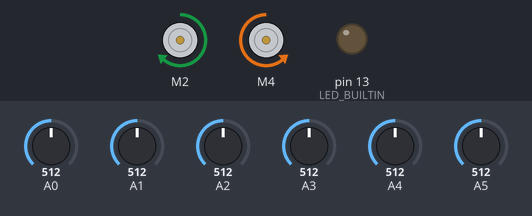
A sketch run on a simulated Arduino Uno, built with avr-gcc and run on an emulated ATmega328P. Shown: 2 × DC motor (green arrow = forward, orange = backward, longer = faster), output pins drawn as LEDs (lit = HIGH). The inputs (shaded band) are chosen by the test bench; at power-on: A3 = 512, A0 = 512, A1 = 512, A2 = 512, A4 = 512, A5 = 512.

Above: at 11.2 s.
11.3 s: A3 set to 490
At 12.3 s:
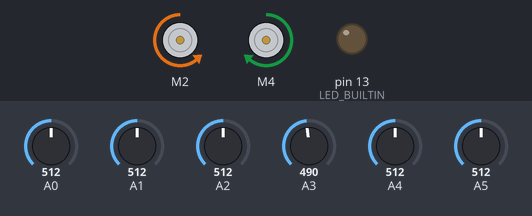
12.8 s: A0 set to 527
At 13.7 s:
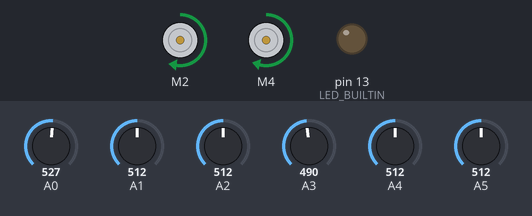
14.3 s: A1 set to 390
At 14.7 s:
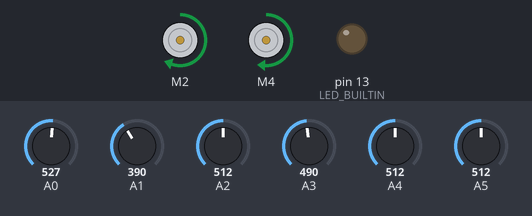
15.8 s: A2 set to 490
17.3 s: A4 set to 390
At 18.3 s:
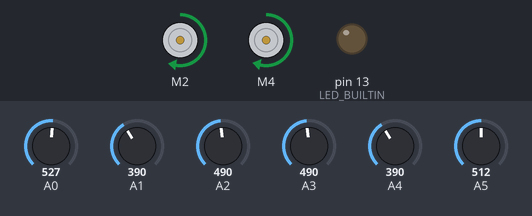
18.8 s: A5 set to 390
At 19.3 s:
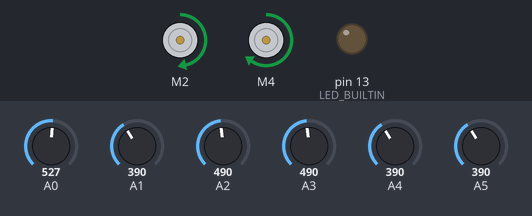
Timing chart, 0 to 21.3 s (numbered marks = the images above; inputs shaded):
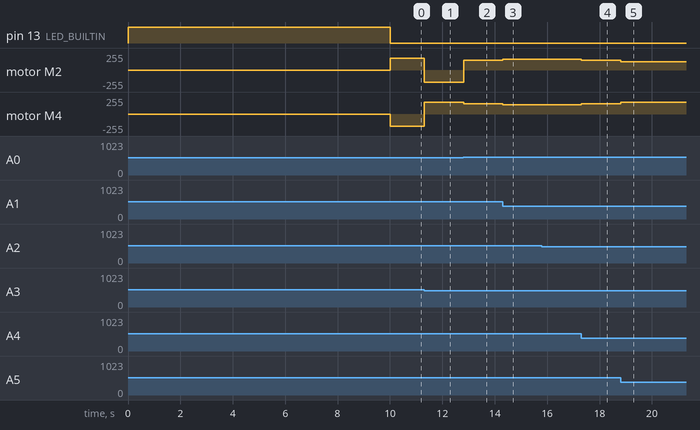

The sketch:

optimizedOOP.ino
```cpp
#include <L298NX2.h>
#include <QTRSensors.h>


class PIDController
{
private:
    float kp;
    float ki;
    float kd;

    int integral = 0;
    int previousError = 0;

public:

    PIDController(float p, float i, float d)
    {
        kp = p;
        ki = i;
        kd = d;
    }


    int update(int error)
    {
        int P = error;

        integral += error;
        integral = constrain(integral, -1000, 1000);

        int D = error - previousError;

        previousError = error;

        return (kp * P) +
               (ki * integral) +
               (kd * D);
    }


    int getLastError()
    {
        return previousError;
    }
};


class LineSensor
{
private:

    QTRSensors qtr;

    static constexpr uint8_t SensorCount = 6;

    uint16_t values[SensorCount];


public:

    void begin()
    {
        qtr.setTypeAnalog();

        qtr.setSensorPins(
        (const uint8_t[])
        {
            A0,A1,A2,A3,A4,A5
        },
        SensorCount);
    }


    void calibrate()
    {
        for(int i=0;i<400;i++)
            qtr.calibrate();
    }


    uint16_t read()
    {
        return qtr.readLineBlack(values);
    }


    bool noLine()
    {
        for(int i=0;i<SensorCount;i++)
        {
            if(values[i] > 500)
                return false;
        }

        return true;
    }
};


class Robot
{

private:

    LineSensor sensor;


    // Competition starting values
    PIDController pid;


    int baseSpeed = 150;


    static constexpr uint8_t AIN1 = 2;
    static constexpr uint8_t AIN2 = 3;
    static constexpr uint8_t BIN1 = 4;
    static constexpr uint8_t BIN2 = 7;

    static constexpr uint8_t PWMA = 5;
    static constexpr uint8_t PWMB = 6;


    L298NX2 driver;


    void setMotorA(int speed)
    {
        speed = constrain(speed,-255,255);

        driver.setSpeedA(abs(speed));

        if(speed >= 0)
            driver.forwardA();
        else
            driver.backwardA();
    }


    void setMotorB(int speed)
    {
        speed = constrain(speed,-255,255);

        driver.setSpeedB(abs(speed));

        if(speed >= 0)
            driver.forwardB();
        else
            driver.backwardB();
    }


    void drive(int left,int right)
    {
        setMotorA(left);
        setMotorB(right);
    }


public:


    Robot() :
    pid(0.2,0.0,1.0),
    driver(PWMA,AIN1,AIN2,
           PWMB,BIN1,BIN2)
    {

    }


    void begin()
    {
        sensor.begin();


        pinMode(LED_BUILTIN,OUTPUT);


        digitalWrite(LED_BUILTIN,HIGH);

        sensor.calibrate();

        digitalWrite(LED_BUILTIN,LOW);
    }


    void update()
    {

        uint16_t position =
        sensor.read();


        // 6 sensor center
        int error =
        2500 - position;


        if(sensor.noLine())
        {

            if(error > 0)
                drive(-180,180);

            else
                drive(180,-180);


            return;
        }


        int correction =
        pid.update(error);


        drive(
            baseSpeed - correction,
            baseSpeed + correction
        );
    }

};


Robot robot;


void setup()
{
    robot.begin();
}


void loop()
{
    robot.update();
}
```

Measured:
- the behaviour switches between 512 and 513 on A0 (found by bisection; images 1 and 2)
- after the input at 11.3 s, motor M2: forward 180/255 → backward 180/255 at once; motor M4: backward 180/255 → forward 180/255 at once
- after the input at 12.8 s, motor M2: backward 180/255 → forward 147/255 at once; motor M4: forward 180/255 → forward 153/255 at once
- after the input at 14.3 s, motor M2: forward 147/255 → forward 159/255 at once; motor M4: forward 153/255 → forward 141/255 at once
- after the input at 17.3 s, motor M2: forward 159/255 → forward 148/255 at once; motor M4: forward 141/255 → forward 152/255 at once
- after the input at 18.8 s, motor M2: forward 148/255 → forward 125/255 at once; motor M4: forward 152/255 → forward 175/255 at once
